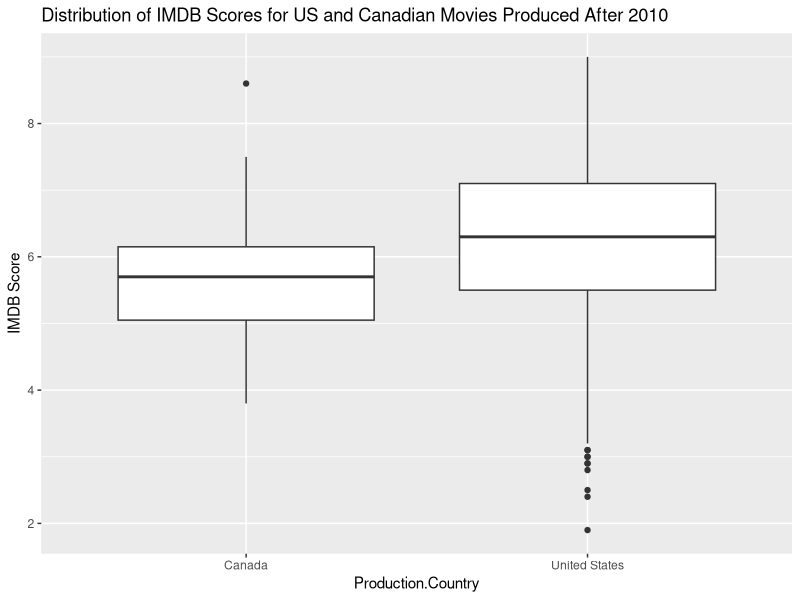
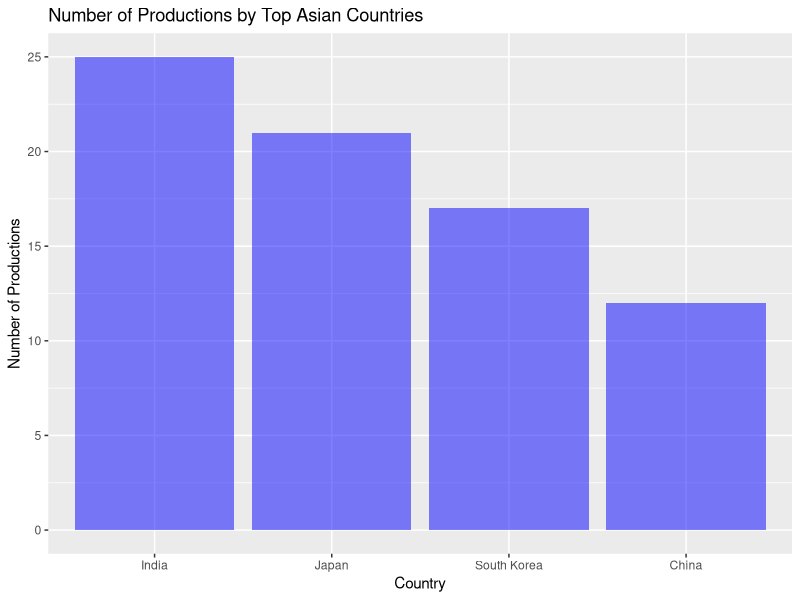

Write the R code that produced these figures, in order.
## ---- chunk 1
# Load necessary packages
library(tidyverse)
library(lubridate)

# Load Show.csv into a dataframe
shows_df <- read.csv("show.csv")

# Rename columns to remove spaces
colnames(shows_df) <- str_replace_all(colnames(shows_df), " ", "")

# Convert date columns to correct type
shows_df$Date.Added <- mdy(shows_df$Date.Added)

# Check for missing values and replace with appropriate technique
summary(shows_df)

## ---- chunk 2
# Load MaturityType.csv into a dataframe
maturity_df <- read.csv("MaturityType.csv")

# Rename columns to remove spaces
colnames(maturity_df) <- str_replace_all(colnames(maturity_df), " ", "")

# Check for missing values and replace with appropriate technique
summary(maturity_df)

## ---- chunk 3
# Check for duplicate rows and display them
duplicated_rows <- shows_df[duplicated(shows_df), ]
print(paste("Number of duplicate rows: ", nrow(duplicated_rows)))
print("Duplicate rows:")
print(duplicated_rows)

# Remove duplicate rows
shows_df <- shows_df[!duplicated(shows_df), ]

# Display number of rows before and after removal
print(paste("Number of rows before removal: ", nrow(shows_df) + nrow(duplicated_rows)))
print(paste("Number of rows after removal: ", nrow(shows_df)))

# Modify Imdb.Score column to remove "/10" and change type to numeric
shows_df$Imdb.Score <- as.numeric(gsub("/10", "", shows_df$Imdb.Score))

# Check data types of columns
str(shows_df)
## ---- chunk 4
# Select production country and year of interest
production_country <- "United States"
year_of_interest <- 2020

# Filter shows produced by selected country in selected year
selected_shows <- shows_df %>% 
  filter(Production.Country == production_country, 
         year(Date.Added) == year_of_interest, 
         Rating == "TV-MA" & grepl("TV Show", Content.Type))

# Display selected shows
if (nrow(selected_shows) > 0) {
  print(paste("Selected shows produced by", production_country, "in", year_of_interest, "rated TV-MA and classified as TV Show:"))
  print(selected_shows$Title)
} else {
  print(paste("No TV shows produced by", production_country, "in", year_of_interest, "rated TV-MA and classified as TV Show were found."))
}

## ---- chunk 5
# Select shows with "teen" and "high school" in the description
selected_shows <- shows_df %>% 
  filter(str_detect(tolower(Description), "teen") & str_detect(tolower(Description), "high school"))

# Display titles, release year, and IMDB score, sorted by release year in ascending order and IMDB score in descending order
top_5_shows <- selected_shows %>% 
  select(Title, Release.Date, Imdb.Score) %>% 
  arrange(Release.Date, desc(Imdb.Score)) %>% 
  top_n(5)

# Print top 5 shows
print(top_5_shows)
## ---- chunk 6
# Select TV shows suitable for general audiences
general_audience_shows <- shows_df %>% 
  filter(Rating == "TV-G" & grepl("TV Show", Content.Type))

# Group shows by production country
country_groups <- general_audience_shows %>% 
  group_by(Production.Country)

# Summarize shows by count and average IMDB score
country_summary <- country_groups %>% 
  summarize(num_shows = n(), avg_imdb_score = mean(as.numeric(gsub("/10", "", Imdb.Score), na.rm = TRUE)))

# Sort countries by number of shows and select top three
top_countries <- country_summary %>% 
  arrange(desc(num_shows)) %>% 
  head(3)

# Print results
print("Top three production countries with the highest number of TV shows suitable for general audiences:")
print(top_countries)

## ---- chunk 7
# Select movies produced after 2010 by the United States or Canada
selected_movies <- shows_df %>% 
  filter(Production.Country %in% c("United States", "Canada"), 
         as.numeric(ifelse(Release.Date == "", 0, Release.Date)) > 2010, 
         grepl("Movie", Content.Type))

# Draw boxplot of IMDB scores for US and Canadian movies
ggplot(selected_movies, aes(x = Production.Country, y = as.numeric(gsub("/10", "", Imdb.Score)))) +
  geom_boxplot() +
  ggtitle("Distribution of IMDB Scores for US and Canadian Movies Produced After 2010") +
  ylab("IMDB Score")

# Display five values in each boxplot
by(selected_movies$Imdb.Score, selected_movies$Production.Country, 
   FUN = function(x) {summary(as.numeric(gsub("/10", "", x)))})
## ---- chunk 8
# Filter movies suitable for children less than 7 years old
selected_movies <- shows_df %>%
  filter(grepl("TV-Y7", Rating)) %>%
  filter(grepl("Movie", Content.Type))

# Rank movies based on age-appropriateness and educational value
ranked_movies <- selected_movies %>%
  mutate(age_rank = ifelse(grepl("TV-Y", Rating) | grepl("TV-G", Rating) | grepl("TV-Y7", Rating), 1, 0),
         edu_rank = ifelse(grepl("Educational", Genres), 1, 0)) %>%
  mutate(rank = age_rank + edu_rank) %>%
  arrange(desc(rank), desc(as.numeric(gsub("/10", "", Imdb.Score)))) %>%
  select(Title, Release.Date, Rating, Genres, Imdb.Score)

# Display top 5 movies
head(ranked_movies, 5)
## ---- chunk 9
# Load the data from the Data worksheet into an R dataframe, skipping the first two rows
library(readxl)

production_df <- read_excel("Production.xlsx", sheet = "Data", skip = 2)

# Rename the columns to remove the word "Year" in the column names
colnames(production_df) <- str_replace_all(colnames(production_df), "Year", "")

# Use glimpse to show the information of the data frame
glimpse(production_df)

## ---- chunk 10
# Use pivot_longer to transform the data
# Use pivot_longer to transform the data
production_df_transformed <- production_df %>%
  pivot_longer(cols = c(" 2017"," 2018"," 2019", " 2020", " 2021"), names_to = "Year", values_to = "Value") %>%
  drop_na(Value) # Drop rows with NA in Value column
## ---- chunk 11
library(tidyr)

production_df <- production_df_transformed %>%
  separate(`Production Country / Maturity Type`, 
           into = c("Production Country", "Maturity Type"),
           sep = " / ")

## ---- chunk 12
production_df_transformed <- production_df %>%
  separate(Value, into = c("NumProducts", "Score"), sep = " - ") %>%
  mutate(Score = as.numeric(gsub("/10", "", Score)),
         NumProducts = as.integer(NumProducts))

glimpse(production_df_transformed)
## ---- chunk 13
dim(production_df)
## ---- chunk 14
# Number of distinct countries
distinct_countries <- distinct(production_df, `Production Country`, .keep_all = TRUE)
num_countries <- nrow(distinct_countries)
cat("Number of distinct countries:", num_countries, "\n")

# Number of distinct years
distinct_years <- distinct(production_df, Year, .keep_all = TRUE)
num_years <- nrow(distinct_years)
cat("Number of distinct years:", num_years)

## ---- chunk 15
library(dplyr)

production_df_transformed <- production_df_transformed %>%
  mutate(Year = as.numeric(trimws(Year)))


# Filter data for 2021
df_2021 <- production_df_transformed %>% 
  filter(Year == "2021")

# Group data by country and calculate average score
df_avg_score <- df_2021 %>%
  group_by(`Production Country`) %>%
  summarize(avg_score = mean(as.numeric(Score)))

# Filter countries with average score between 6.8 and 7.0
df_filtered <- df_avg_score %>%
  filter(avg_score >= 6.8 & avg_score <= 7.0)

# Display the countries
df_filtered$`Production Country`


## ---- chunk 16

# Load the data from the "Continent" worksheet
continent_df <- read_excel("Production.xlsx", sheet = "Continent", skip = 2)

# Rename the columns
colnames(continent_df) <- c("Country or Area", "Continent")

# Count the total number of countries/areas
total_countries <- nrow(continent_df)

# Count the number of countries/areas that do not appear in the "Data" worksheet
missing_countries <- length(setdiff(continent_df$`Country or Area`, production_df$`Production Country`))

# Print the results
cat("Total number of countries/areas:", total_countries, "\n")
cat("Number of countries/areas missing in Data worksheet:", missing_countries, "\n")
## ---- chunk 17

library(dplyr)

# Filter for Asian countries
asian_countries <- c("China", "India", "Japan", "South Korea")

# Count number of productions for each country
top_countries <- production_df %>% 
  filter(`Production Country` %in% asian_countries) %>% 
  group_by(`Production Country`) %>% 
  summarise(num_productions = sum(!is.na(Value))) %>% 
  arrange(desc(num_productions)) %>% 
  slice_head(n = 5)

top_countries


## ---- chunk 18
library(ggplot2)

# Create bar chart of top countries
ggplot(top_countries, aes(x = reorder(`Production Country`, -num_productions), y = num_productions)) +
  geom_col(fill = "blue", alpha = 0.5) +
  labs(title = "Number of Productions by Top Asian Countries", x = "Country", y = "Number of Productions")

